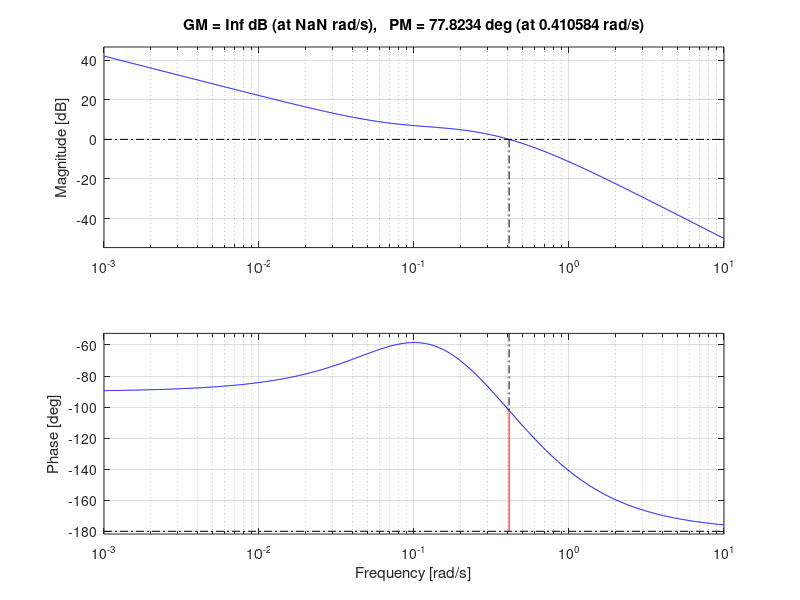

The MATLAB source for this figure: (Note: this script raises an error after producing the figure.)
s = tf('s');
Gb = (0.28)/((s^2)+(0.4*s)+0.04);
H = 0.5/(s+0.5);
f = 2.24*(s+0.09)*(s+0.09)/s;
G = H*Gb*f;
%rlocus(G)
margin(G);
fbb = bandwidth(G);


% M=feedback(Gb*f, H);
% step(M)
% stepinfo(M)
% SP = 1;
% [y, t]=step(SP*M);
% sse=abs(SP-y(end))